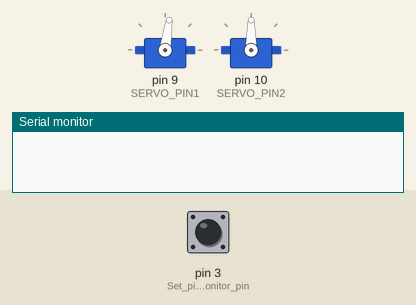
This sketch was run on a simulated Arduino Uno, built with avr-gcc and run on an emulated ATmega328P. Shown: 2 × servo, the last lines printed to the serial monitor. Inputs (shaded band) come from the test bench; at power-on: pin 3 (Set_pin_3_as_monitor_pin) LOW.

Above: at 0.05 s.
At 1.95 s:
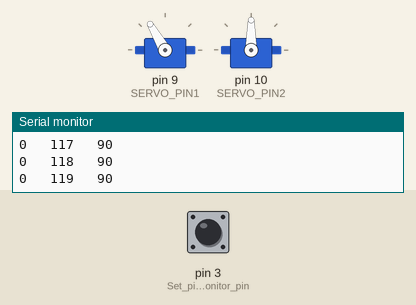
At 3.9 s:
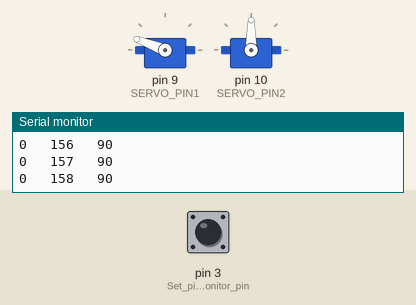
At 7.8 s:
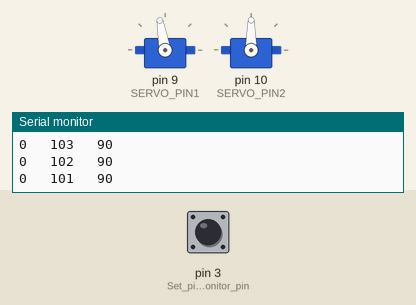
Timing chart, 0 to 11.6 s (numbered marks = the images above):
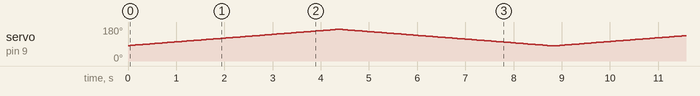

The sketch:

lidar.ino
```cpp
/*  Driver for the lidar light. Converts PWM from the lidar to
 *  serial readings for use on the computer.
 *
 *  Setup:
 *  Lidar lite:
 *    - red to 5V, black to GND,
 */

#include <Servo.h>

unsigned long pulse_width;

const int SERVO_PIN1 = 9;    // left and right
const int SERVO_PIN2 = 10;    // up and down
const int ONE_LOW = 80;      // 124 is middle
const int ONE_HIGH = 168;
const int TWO_LOW = 40;      // not used for demo
const int TWO_HIGH = 120;

int pos1 = ONE_LOW + 1;
int pos2 = TWO_LOW + 1;
int dir1 = 1;
int dir2 = 1;

Servo myservo1;  // create servo object to control a servo
Servo myservo2;

void setup() {
    Serial.begin(115200);
    pinMode(2, OUTPUT); // Set pin 2 as trigger pin
    pinMode(3, INPUT); // Set pin 3 as monitor pin
    digitalWrite(2, LOW); // Set trigger LOW for continuous read
    myservo1.attach(SERVO_PIN1);  // attaches the servo on pin 9 to the servo object
    myservo2.attach(SERVO_PIN2);
}

void loop() {

    if (pos1 <= ONE_LOW || pos1 >= ONE_HIGH) {
        dir1 *= -1;
    }
    if (pos2 <= TWO_LOW || pos2 >= TWO_HIGH) {
        dir2 *= -1;
    }
    pos1 += dir1;
    pos2 = 90; // todo: implement vertical sweep as well
    myservo1.write(pos1);
    myservo2.write(pos2);

    pulse_width = pulseIn(3, HIGH, 50000); // Count how long the pulse is high in microseconds. timeout in microseconds
    if(pulse_width != 0){ // If we get a reading that isn't zero, let's print it
        pulse_width = pulse_width/10; // 10usec = 1 cm of distance for LIDAR-Lite
    } else {
        pulse_width = 0;
    }

    Serial.println(String(pulse_width) + "   " + String(pos1) + "   " + String(pos2));
//    delay(10);
}
```
